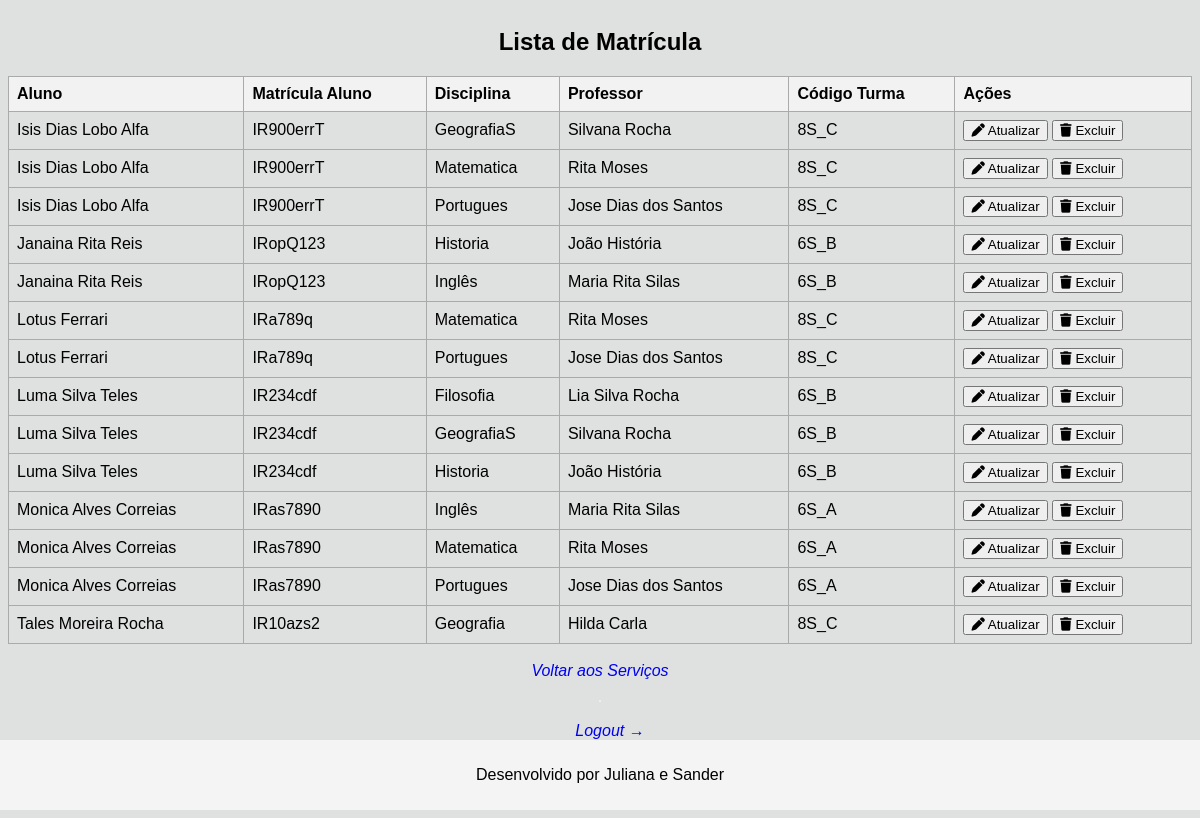
The page /index.php?controller=matricula&action=list (signed in) on the database its author committed.
### tables this page shows
CREATE TABLE IF NOT EXISTS `matricula` (
  `Aluno_id_aluno` int(11) NOT NULL,
  `Disciplina_id_disciplina` int(11) NOT NULL,
  PRIMARY KEY (`Aluno_id_aluno`,`Disciplina_id_disciplina`),
  KEY `fk_Aluno_has_Disciplina_Disciplina1_idx` (`Disciplina_id_disciplina`),
  KEY `fk_Aluno_has_Disciplina_Aluno_idx` (`Aluno_id_aluno`),
  CONSTRAINT `fk_Aluno_has_Disciplina_Aluno` FOREIGN KEY (`Aluno_id_aluno`) REFERENCES `aluno` (`id_aluno`) ON DELETE NO ACTION ON UPDATE NO ACTION,
  CONSTRAINT `fk_Aluno_has_Disciplina_Disciplina1` FOREIGN KEY (`Disciplina_id_disciplina`) REFERENCES `disciplina` (`id_disciplina`) ON DELETE NO ACTION ON UPDATE NO ACTION
);

CREATE TABLE IF NOT EXISTS `aluno` (
  `id_aluno` int(11) NOT NULL AUTO_INCREMENT,
  `matricula` varchar(100) NOT NULL,
  `nome` varchar(100) NOT NULL,
  `cpf` varchar(700) NOT NULL,
  `email` varchar(100) NOT NULL,
  `data_nascimento` date NOT NULL,
  `endereco` varchar(150) NOT NULL,
  `cidade` varchar(45) NOT NULL,
  `telefone` varchar(45) NOT NULL,
  `Turma_id_turma` int(11) NOT NULL,
  `senha` varchar(255) NOT NULL,
  PRIMARY KEY (`id_aluno`,`Turma_id_turma`),
  KEY `fk_Aluno_Turma1_idx` (`Turma_id_turma`),
  CONSTRAINT `fk_Aluno_Turma1` FOREIGN KEY (`Turma_id_turma`) REFERENCES `turma` (`id_turma`) ON DELETE NO ACTION ON UPDATE NO ACTION
);

CREATE TABLE IF NOT EXISTS `disciplina` (
  `id_disciplina` int(11) NOT NULL AUTO_INCREMENT,
  `codigoDisciplina` varchar(100) NOT NULL,
  `nome` varchar(100) NOT NULL,
  `carga_horaria` varchar(700) NOT NULL,
  `professor` varchar(100) NOT NULL,
  `descricao` varchar(700) NOT NULL,
  `semestre_periodo` varchar(150) NOT NULL,
  `Professor_id_professor` int(11) NOT NULL,
  `Turma_id_turma` int(11) NOT NULL,
  PRIMARY KEY (`id_disciplina`,`Professor_id_professor`),
  KEY `fk_Disciplina_Professor1_idx` (`Professor_id_professor`),
  KEY `fk_Turma1_idx` (`Turma_id_turma`),
  CONSTRAINT `fk_Disciplina_Professor1` FOREIGN KEY (`Professor_id_professor`) REFERENCES `professor` (`id_professor`) ON DELETE NO ACTION ON UPDATE NO ACTION,
  CONSTRAINT `fk_Turma1` FOREIGN KEY (`Turma_id_turma`) REFERENCES `turma` (`id_turma`) ON DELETE NO ACTION ON UPDATE NO ACTION
);

CREATE TABLE IF NOT EXISTS `professor` (
  `id_professor` int(11) NOT NULL AUTO_INCREMENT,
  `registroProfessor` varchar(100) NOT NULL,
  `nome` varchar(100) NOT NULL,
  `email` varchar(100) NOT NULL,
  `endereco` varchar(100) NOT NULL,
  `telefone` varchar(45) NOT NULL,
  `senha` varchar(255) NOT NULL,
  PRIMARY KEY (`id_professor`)
);

CREATE TABLE IF NOT EXISTS `turma` (
  `id_turma` int(11) NOT NULL AUTO_INCREMENT,
  `codigoTurma` varchar(45) NOT NULL,
  `nomeTurma` varchar(45) NOT NULL,
  PRIMARY KEY (`id_turma`)
);

### controllers/Matricula_controller.php (called while the page is built, shortened)
<?php
require_once __DIR__ . '/../models/Matricula_model.php';
class Matricula_controller {
    private $matriculaModel;
    public function __construct($conexao) {
        $this->conexao = $conexao;
        $this->matriculaModel = new MatriculaModel($this->conexao);
    }
    public function list() {
        $matriculas = $this->matriculaModel->getAllMatriculas();
        include __DIR__ . '/../views/matricula/List.php';
    }
}

### models/Matricula_model.php (called while the page is built, shortened)
<?php
class MatriculaModel {
    private $db;
    public function __construct($conexao) {
        $this->db = $conexao;
    }
    public function getAllMatriculas() {
        $stmt = $this->db->query("
            SELECT
                m.Aluno_id_aluno,
                m.Disciplina_id_disciplina,
                a.nome AS nome_aluno,
                a.matricula AS matricula_aluno,
                d.nome AS nome_disciplina,
                p.nome AS nome_professor,
                t.codigoTurma AS codigo_turma
            FROM
                matricula m
            JOIN
                aluno a ON m.Aluno_id_aluno = a.id_aluno
            JOIN
                disciplina d ON m.Disciplina_id_disciplina = d.id_disciplina
            LEFT JOIN
                professor p ON d.Professor_id_professor = p.id_professor
            JOIN
                turma t ON a.Turma_id_turma = t.id_turma
            ORDER BY a.nome, d.nome
        ");
        return $stmt->fetchAll(PDO::FETCH_ASSOC);
    }
}

### views/matricula/List.php (the view, shortened to what this page needs)
<!DOCTYPE html>
<html lang="pt-BR">
<head>
    <link rel="stylesheet" href="public/css/style.css">
    <link rel="stylesheet" href="https://cdnjs.cloudflare.com/ajax/libs/font-awesome/6.0.0/css/all.min.css"
          xintegrity="sha512-9usAa10IRO0HhonpyAIVpjrylPvoDwiPUiKdWk5t3PyolY1cOd4DSE0Ga+ri4AuTroPR5aQvXU9xC6qOPnzFeg=="
 />
</head>
<body class="servicos_forms">
    <h2>Lista de Matrícula</h2>
    <table border="1" cellpadding="5" cellspacing="0">
        <thead>
            <tr>
                <th>Aluno</th>
                <th>Matrícula Aluno</th>
                <th>Disciplina</th>
                <th>Professor</th>
                <th>Código Turma</th>
                <th>Ações</th>
            </tr>
        </thead>
        <tbody>
            <?php if (count($matriculas) > 0): ?>
                <?php foreach ($matriculas as $matricula): ?>
                    <tr>
                        <td><?= htmlspecialchars($matricula['nome_aluno']) ?></td>
                        <td><?= htmlspecialchars($matricula['matricula_aluno']) ?></td>
                        <td><?= htmlspecialchars($matricula['nome_disciplina']) ?></td>
                        <td><?= htmlspecialchars($matricula['nome_professor'] ?? 'N/A') ?></td>
                        <td><?= htmlspecialchars($matricula['codigo_turma']) ?></td>
                        <td id='buttons-wrapper'>
                            <button onclick="atualizarMatricula(<?= htmlspecialchars($matricula['Aluno_id_aluno']) ?>, <?= htmlspecialchars($matricula['Disciplina_id_disciplina']) ?>)">
                                <i class='fa-solid fa-pen'></i> Atualizar
                            </button>
                            <button onclick="excluirMatricula(<?= htmlspecialchars($matricula['Aluno_id_aluno']) ?>, '<?= htmlspecialchars($matricula['nome_aluno']) ?>', '<?= htmlspecialchars($matricula['nome_disciplina']) ?>')">
                                <i class='fa-solid fa-trash'></i> Excluir
                            </button>
                        </td>
                    </tr>
                <?php endforeach; ?>
            <?php else: ?>
                <tr><td colspan='6'>Nenhuma matrícula encontrada.</td></tr>
            <?php endif; ?>
        </tbody>
    </table>
    <br>
    <a href="index.php?controller=professor&action=showServicesPage">Voltar aos Serviços</a>
    <hr>
    <a href="index.php?controller=auth&action=logout" style="margin-left:20px;">Logout →</a>
</body>
<footer>
    <p>Desenvolvido por Juliana e Sander</p>
</footer>
</html>

### public/css/style.css (style rules this page uses)
footer { margin-top: auto; margin-bottom: 0%; text-align: center; padding: 10px; background-color: #f4f4f4; max-width: 100%; width: 100%; }
hr { border: 1px solid #eee; margin: 20px 0; }
a { text-decoration: none; font-style: italic; }
.servicos_forms { background-color: #dee1df; display: flex; flex-direction: column; min-height: 100vh; align-items: center; font-family: sans-serif; }
table { width: 100%; border-collapse: collapse; font-size: sans-serif; }
th, td { border: 1px solid #aaa; padding: 8px; text-align: left; }
th { background-color: #f2f2f2; font-weight: bold; }
tbody tr { border-bottom: 1px solid #aaa; }
tbody tr:last-child { border-bottom: none; }

### rows shown on the page
matricula: aluno.nome "Isis Dias Lobo Alfa", aluno.matricula "IR900errT", disciplina.nome "GeografiaS", professor.nome "Silvana Rocha", turma.codigoTurma "8S_C"
matricula: aluno.nome "Isis Dias Lobo Alfa", aluno.matricula "IR900errT", disciplina.nome "Matematica", professor.nome "Rita Moses", turma.codigoTurma "8S_C"
matricula: aluno.nome "Isis Dias Lobo Alfa", aluno.matricula "IR900errT", disciplina.nome "Portugues", professor.nome "Jose Dias dos Santos", turma.codigoTurma "8S_C"
matricula: aluno.nome "Janaina Rita Reis", aluno.matricula "IRopQ123", disciplina.nome "Historia", professor.nome "João História", turma.codigoTurma "6S_B"
matricula: aluno.nome "Janaina Rita Reis", aluno.matricula "IRopQ123", disciplina.nome "Inglês", professor.nome "Maria Rita Silas", turma.codigoTurma "6S_B"
matricula: aluno.nome "Lotus Ferrari", aluno.matricula "IRa789q", disciplina.nome "Matematica", professor.nome "Rita Moses", turma.codigoTurma "8S_C"
matricula: aluno.nome "Lotus Ferrari", aluno.matricula "IRa789q", disciplina.nome "Portugues", professor.nome "Jose Dias dos Santos", turma.codigoTurma "8S_C"
matricula: aluno.nome "Luma Silva Teles", aluno.matricula "IR234cdf", disciplina.nome "Filosofia", professor.nome "Lia Silva Rocha", turma.codigoTurma "6S_B"
matricula: aluno.nome "Luma Silva Teles", aluno.matricula "IR234cdf", disciplina.nome "GeografiaS", professor.nome "Silvana Rocha", turma.codigoTurma "6S_B"
matricula: aluno.nome "Luma Silva Teles", aluno.matricula "IR234cdf", disciplina.nome "Historia", professor.nome "João História", turma.codigoTurma "6S_B"
matricula: aluno.nome "Monica Alves Correias", aluno.matricula "IRas7890", disciplina.nome "Inglês", professor.nome "Maria Rita Silas", turma.codigoTurma "6S_A"
matricula: aluno.nome "Monica Alves Correias", aluno.matricula "IRas7890", disciplina.nome "Matematica", professor.nome "Rita Moses", turma.codigoTurma "6S_A"
matricula: aluno.nome "Monica Alves Correias", aluno.matricula "IRas7890", disciplina.nome "Portugues", professor.nome "Jose Dias dos Santos", turma.codigoTurma "6S_A"
matricula: aluno.nome "Tales Moreira Rocha", aluno.matricula "IR10azs2", disciplina.nome "Geografia", professor.nome "Hilda Carla", turma.codigoTurma "8S_C"
